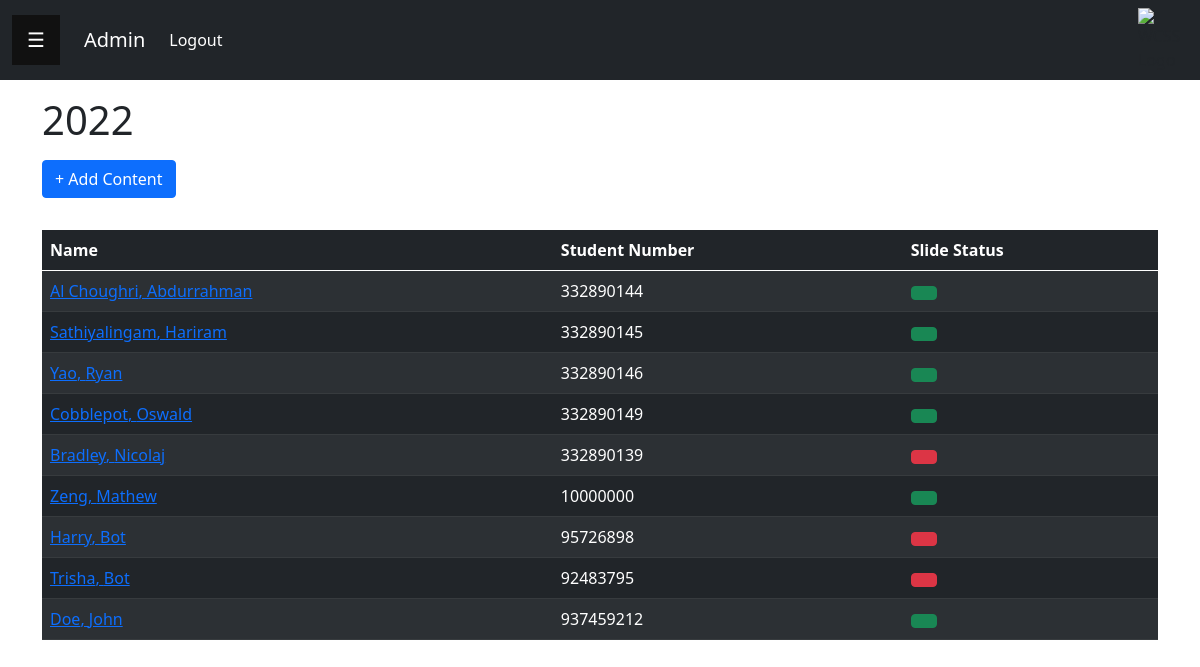
The page /app/studentList.php (signed in) on the database its author committed.
### tables this page shows
CREATE TABLE `settings` (
  `setting_id` int NOT NULL,
  `setting_name` varchar(128) NOT NULL,
  `setting_value` varchar(10240) NOT NULL
);

CREATE TABLE `students` (
  `stud_id` int NOT NULL,
  `stud_num` varchar(16) NOT NULL,
  `stud_lname` varchar(64) NOT NULL,
  `stud_fname` varchar(64) NOT NULL,
  `stud_enabled` tinyint NOT NULL DEFAULT '1',
  `stud_awards` varchar(1024) NOT NULL DEFAULT '',
  `stud_plans` varchar(1024) NOT NULL DEFAULT '',
  `stud_scholarships` varchar(1024) NOT NULL DEFAULT '',
  `stud_memMoments` varchar(10240) NOT NULL DEFAULT '',
  `stud_year` int NOT NULL
);

### app/studentList.php (the view, shortened to what this page needs)
<?php
  require("functions.php");
?>
<!DOCTYPE html>
<html lang="en" dir="ltr">
  <head>
    <link href="https://cdn.jsdelivr.net/npm/bootstrap@5.0.1/dist/css/bootstrap.min.css" rel="stylesheet">
    <link rel="stylesheet" href="navbar.css">
    <link rel="stylesheet" type="text/css" href="https://cdn.datatables.net/v/bs5/dt-1.11.5/b-2.2.2/datatables.min.css"/>
  </head>
  <body>
    <div id="main">
      <div class="container my-3">
        <h1 class="my-3">
          <?php
            $year = getCurrentYear();
            echo $year;
           ?>
        </h1>
        <button class="btn btn-primary mb-3" data-bs-toggle="modal" data-bs-target="#addContent" type="button" name="addContent">+ Add Content</button>
        <table class="table table-dark table-striped my-3" id="studentTable">
          <thead>
            <tr>
              <th>Name</th>
              <th>Student Number</th>
              <th>Slide Status</th>
            </tr>
          </thead>
          <tbody>
            <?php
              $students = getAllStudents($year);
              foreach ($students as $student) {
                echo "<tr>\n";
                echo "<td>\n";
                echo "<a href='editStudInfo.php?stud_id=".$student['stud_id']."'>".$student['stud_lname'].", ".$student['stud_fname']."</a>";
                echo "</td>\n";
                echo "<td>\n".$student['stud_num']."</td>\n";
                if ($student['stud_enabled'] == 0){
                  echo "<td data-order='0'>\n";
                  echo "<button type='button' id='".$student['stud_id']."' onclick='updateStudent(this.id)' class='btn btn-danger'></button>\n";
                  echo "</td>\n";
                }
                elseif ($student['stud_enabled'] == 1){
                  echo "<td data-order='1'>\n";
                  echo "<button type='button' id='".$student['stud_id']."' onclick='updateStudent(this.id)' class='btn btn-success'></button>\n";
                  echo "</td>\n";
                }
                echo "</tr>\n\n";
              }
            ?>
          </tbody>
        </table>
      </div>
    </div>
  </body>
</html>

### app/navbar.css (style rules this page uses)
#main { transition: margin-left 0.5s; }

### rows shown on the page
settings: setting_value "2022"
students: stud_lname "Al Choughri", stud_fname "Abdurrahman", stud_num "332890144"
students: stud_lname "Sathiyalingam", stud_fname "Hariram", stud_num "332890145"
students: stud_lname "Yao", stud_fname "Ryan", stud_num "332890146"
students: stud_lname "Cobblepot", stud_fname "Oswald", stud_num "332890149"
students: stud_lname "Bradley", stud_fname "Nicolaj", stud_num "332890139"
students: stud_lname "Zeng", stud_fname "Mathew", stud_num "10000000"
students: stud_lname "Harry", stud_fname "Bot", stud_num "95726898"
students: stud_lname "Trisha", stud_fname "Bot", stud_num "92483795"
students: stud_lname "Doe", stud_fname "John", stud_num "937459212"
